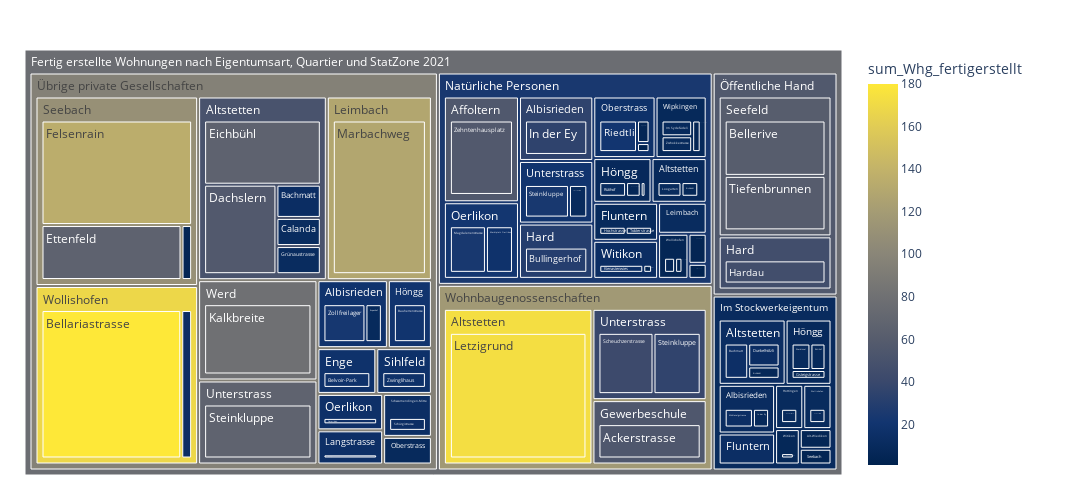

Source (notebook cell):
### Code cell
fig = px.treemap(myTreemapAgg.query('sum_Whg_fertigerstellt >0').reset_index(), path=[px.Constant("Fertig erstellte Wohnungen nach Eigentumsart, Quartier und StatZone 2021")
                                                                                      , 'Eigentumsart','QuarLang','StatZone']
                 , values='sum_Whg_fertigerstellt'
                 , color='sum_Whg_fertigerstellt'
                 ## bei discrete scales (bei Klassen und Strings):                 
                 #, color_discrete_map={'(?)':'lightgrey','EVP':'gold', 'SP':'#FF3030', 'PdA':'#EE3B3B', 'Grüne':'#A2CD5A','GLP':'#CAFF70','Die Mitte':'orange','FDP':'#104E8B','AL':'deeppink','SVP':'forestgreen', 'FL ZÜRI':'#8B864E','Volt':'#lightblue' }                
                 ## bei continuous scales (bei Zahlenwerten):
                , color_continuous_scale='cividis'
                #, color_continuous_midpoint=np.average(df['AnzBestWir'], weights=df['AnzBestWir'])  
                 ,height=500
                 ,width=1100                 
                )
fig.update_traces(root_color="grey")
fig.update_layout(margin = dict(t=50, l=25, r=250, b=25))
fig.show()

### Figure 1 — Plotly figure (JSON) as saved in the notebook; plotly's stock layout.template omitted (floating-point values rounded to 4 significant figures)
{"data": [{"branchvalues": "total", "customdata": [[55], [15], [13], [6], [20], [6], [180], [61], [18], [1], [30], [11], [9], [57], [2], [13], [7], [7], [66], [3], [9], [4], [66], [135], [16], [2], [11], [6], [46], [9], [1], [9], [8], [35], [80], [10], [7], [15], [5], [173], [4], [10], [24], [11], [129], [18], [14], [14], [21], [2], [5], [5], [8], [11], [5], [10], [42], [14], [24], [36], [67], [60], [9], [10], [4], [14], [15], [10], [57], [23], [9], [17], [56.03], [11.82], [35], [19.06], [5], [12.66], [8.333], [173], [50.73], [18], [14], [9], [55], [30], [46], [2], [10], [8.333], [8.474], [20], [15], [11], [129], [16.79], [9], [21.43], [16], [14], [4], [4], [109.7], [60.5], [17], [19.88], [39.23], [67], [80], [8.13], [7], [13], [10], [5.2], [168.0], [10.6], [24.31], [117.7], [56.51], [95.52], [76.97]], "domain": {"x": [0, 1], "y": [0, 1]}, "hovertemplate": "labels=%{label}<br>sum_Whg_fertigerstellt_sum=%{value}<br>parent=%{parent}<br>id=%{id}<br>sum_Whg_fertigerstellt=%{color}<extra></extra>", "ids": ["Fertig erstellte Wohnungen nach Eigentumsart, Quartier und StatZone 2021/Wohnbaugenossenschaften/Gewerbeschule/Ackerstrasse", "Fertig erstellte Wohnungen nach Eigentumsart, Quartier und StatZone 2021/Im Stockwerkeigentum/Altstetten/Bachmatt", "Fertig erstellte Wohnungen nach Eigentumsart, Quartier und StatZone 2021/Übrige private Gesellschaften/Altstetten/Bachmatt", "Fertig erstellte Wohnungen nach Eigentumsart, Quartier und StatZone 2021/Natürliche Personen/Höngg/Bauherrenstrasse", "Fertig erstellte Wohnungen nach Eigentumsart, Quartier und StatZone 2021/Übrige private Gesellschaften/Höngg/Bauherrenstrasse", "Fertig erstellte Wohnungen nach Eigentumsart, Quartier und StatZone 2021/Natürliche Personen/Wollishofen/Bellariastrasse", "Fertig erstellte Wohnungen nach Eigentumsart, Quartier und StatZone 2021/Übrige private Gesellschaften/Wollishofen/Bellariastrasse", "Fertig erstellte Wohnungen nach Eigentumsart, Quartier und StatZone 2021/Öffentliche Hand/Seefeld/Bellerive", "Fertig erstellte Wohnungen nach Eigentumsart, Quartier und StatZone 2021/Übrige private Gesellschaften/Enge/Belvoir-Park", "Fertig erstellte Wohnungen nach Eigentumsart, Quartier und StatZone 2021/Natürliche Personen/Altstetten/Buchlern", "Fertig erstellte Wohnungen nach Eigentumsart, Quartier und StatZone 2021/Natürliche Personen/Hard/Bullingerhof", "Fertig erstellte Wohnungen nach Eigentumsart, Quartier und StatZone 2021/Übrige private Gesellschaften/Altstetten/Calanda", "Fertig erstellte Wohnungen nach Eigentumsart, Quartier und StatZone 2021/Übrige private Gesellschaften/Oberstrass/Culmannstrasse", "Fertig erstellte Wohnungen nach Eigentumsart, Quartier und StatZone 2021/Übrige private Gesellschaften/Altstetten/Dachslern", "Fertig erstellte Wohnungen nach Eigentumsart, Quartier und StatZone 2021/Natürliche Personen/Hirslanden/Degenried", "Fertig erstellte Wohnungen nach Eigentumsart, Quartier und StatZone 2021/Im Stockwerkeigentum/Altstetten/Dunkelhölzli", "Fertig erstellte Wohnungen nach Eigentumsart, Quartier und StatZone 2021/Im Stockwerkeigentum/Altstetten/Eichbühl", "Fertig erstellte Wohnungen nach Eigentumsart, Quartier und StatZone 2021/Natürliche Personen/Altstetten/Eichbühl", "Fertig erstellte Wohnungen nach Eigentumsart, Quartier und StatZone 2021/Übrige private Gesellschaften/Altstetten/Eichbühl", "Fertig erstellte Wohnungen nach Eigentumsart, Quartier und StatZone 2021/Natürliche Personen/Witikon/Eierbrecht", "Fertig erstellte Wohnungen nach Eigentumsart, Quartier und StatZone 2021/Übrige private Gesellschaften/Albisrieden/Espenhof", "Fertig erstellte Wohnungen nach Eigentumsart, Quartier und StatZone 2021/Natürliche Personen/Seebach/Ettenfeld", "Fertig erstellte Wohnungen nach Eigentumsart, Quartier und StatZone 2021/Übrige private Gesellschaften/Seebach/Ettenfeld", "Fertig erstellte Wohnungen nach Eigentumsart, Quartier und StatZone 2021/Übrige private Gesellschaften/Seebach/Felsenrain", "Fertig erstellte Wohnungen nach Eigentumsart, Quartier und StatZone 2021/Übrige private Gesellschaften/Oerlikon/Gorwiden", "Fertig erstellte Wohnungen nach Eigentumsart, Quartier und StatZone 2021/Natürliche Personen/Höngg/Grossmannstrasse", "Fertig erstellte Wohnungen nach Eigentumsart, Quartier und StatZone 2021/Übrige private Gesellschaften/Altstetten/Grünaustrasse", "Fertig erstellte Wohnungen nach Eigentumsart, Quartier und StatZone 2021/Im Stockwerkeigentum/Höngg/Gsteigstrasse", "Fertig erstellte Wohnungen nach Eigentumsart, Quartier und StatZone 2021/Öffentliche Hand/Hard/Hardau", "Fertig erstellte Wohnungen nach Eigentumsart, Quartier und StatZone 2021/Natürliche Personen/Fluntern/Hochstrasse", "Fertig erstellte Wohnungen nach Eigentumsart, Quartier und StatZone 2021/Natürliche Personen/Affoltern/Hürst", "Fertig erstellte Wohnungen nach Eigentumsart, Quartier und StatZone 2021/Natürliche Personen/Wipkingen/Im Sydefädeli", "Fertig erstellte Wohnungen nach Eigentumsart, Quartier und StatZone 2021/Im Stockwerkeigentum/Albisrieden/In der Ey", "Fertig erstellte Wohnungen nach Eigentumsart, Quartier und StatZone 2021/Natürliche Personen/Albisrieden/In der Ey", "Fertig erstellte Wohnungen nach Eigentumsart, Quartier und StatZone 2021/Übrige private Gesellschaften/Werd/Kalkbreite", "Fertig erstellte Wohnungen nach Eigentumsart, Quartier und StatZone 2021/Im Stockwerkeigentum/Hottingen/Kantonsschule", "Fertig erstellte Wohnungen nach Eigentumsart, Quartier und StatZone 2021/Im Stockwerkeigentum/Witikon/Kienastenwies", "Fertig erstellte Wohnungen nach Eigentumsart, Quartier und StatZone 2021/Natürliche Personen/Witikon/Kienastenwies", "Fertig erstellte Wohnungen nach Eigentumsart, Quartier und StatZone 2021/Übrige private Gesellschaften/Seebach/Köschenrüti", "Fertig erstellte Wohnungen nach Eigentumsart, Quartier und StatZone 2021/Wohnbaugenossenschaften/Altstetten/Letzigrund", "Fertig erstellte Wohnungen nach Eigentumsart, Quartier und StatZone 2021/Im Stockwerkeigentum/Seebach/Leutschenbach", "Fertig erstellte Wohnungen nach Eigentumsart, Quartier und StatZone 2021/Natürliche Personen/Altstetten/Loogarten", "Fertig erstellte Wohnungen nach Eigentumsart, Quartier und StatZone 2021/Natürliche Personen/Oerlikon/Magdalenenstrasse", "Fertig erstellte Wohnungen nach Eigentumsart, Quartier und StatZone 2021/Natürliche Personen/Leimbach/Marbachweg", "Fertig erstellte Wohnungen nach Eigentumsart, Quartier und StatZone 2021/Übrige private Gesellschaften/Leimbach/Marbachweg", "Fertig erstellte Wohnungen nach Eigentumsart, Quartier und StatZone 2021/Natürliche Personen/Oerlikon/Marktplatz Oerlikon", "Fertig erstellte Wohnungen nach Eigentumsart, Quartier und StatZone 2021/Im Stockwerkeigentum/Albisrieden/Mühlezelgstrasse", "Fertig erstellte Wohnungen nach Eigentumsart, Quartier und StatZone 2021/Im Stockwerkeigentum/Fluntern/Platte", "Fertig erstellte Wohnungen nach Eigentumsart, Quartier und StatZone 2021/Natürliche Personen/Oberstrass/Riedtli", "Fertig erstellte Wohnungen nach Eigentumsart, Quartier und StatZone 2021/Natürliche Personen/Oberstrass/Rigiblick", "Fertig erstellte Wohnungen nach Eigentumsart, Quartier und StatZone 2021/Natürliche Personen/Oberstrass/Rigiviertel", "Fertig erstellte Wohnungen nach Eigentumsart, Quartier und StatZone 2021/Natürliche Personen/Wipkingen/Rosengartenstrasse", "Fertig erstellte Wohnungen nach Eigentumsart, Quartier und StatZone 2021/Im Stockwerkeigentum/Höngg/Rütihof", "Fertig erstellte Wohnungen nach Eigentumsart, Quartier und StatZone 2021/Natürliche Personen/Höngg/Rütihof", "Fertig erstellte Wohnungen nach Eigentumsart, Quartier und StatZone 2021/Im Stockwerkeigentum/Alt-Wiedikon/Saalsporthalle", "Fertig erstellte Wohnungen nach Eigentumsart, Quartier und StatZone 2021/Natürliche Personen/Unterstrass/Scheuchzerstrasse", "Fertig erstellte Wohnungen nach Eigentumsart, Quartier und StatZone 2021/Wohnbaugenossenschaften/Unterstrass/Scheuchzerstrasse", "Fertig erstellte Wohnungen nach Eigentumsart, Quartier und StatZone 2021/Übrige private Gesellschaften/Schwamendingen-Mitte/Schürgistrasse", "Fertig erstellte Wohnungen nach Eigentumsart, Quartier und StatZone 2021/Natürliche Personen/Unterstrass/Steinkluppe", "Fertig erstellte Wohnungen nach Eigentumsart, Quartier und StatZone 2021/Wohnbaugenossenschaften/Unterstrass/Steinkluppe", "Fertig erstellte Wohnungen nach Eigentumsart, Quartier und StatZone 2021/Übrige private Gesellschaften/Unterstrass/Steinkluppe", "Fertig erstellte Wohnungen nach Eigentumsart, Quartier und StatZone 2021/Öffentliche Hand/Seefeld/Tiefenbrunnen", "Fertig erstellte Wohnungen nach Eigentumsart, Quartier und StatZone 2021/Natürliche Personen/Fluntern/Toblerstrasse", "Fertig erstellte Wohnungen nach Eigentumsart, Quartier und StatZone 2021/Im Stockwerkeigentum/Wollishofen/Verenastrasse", "Fertig erstellte Wohnungen nach Eigentumsart, Quartier und StatZone 2021/Natürliche Personen/Wollishofen/Verenastrasse", "Fertig erstellte Wohnungen nach Eigentumsart, Quartier und StatZone 2021/Übrige private Gesellschaften/Wollishofen/Verenastrasse", "Fertig erstellte Wohnungen nach Eigentumsart, Quartier und StatZone 2021/Übrige private Gesellschaften/Langstrasse/Wengi", "Fertig erstellte Wohnungen nach Eigentumsart, Quartier und StatZone 2021/Im Stockwerkeigentum/Höngg/Werdinsel", "Fertig erstellte Wohnungen nach Eigentumsart, Quartier und StatZone 2021/Natürliche Personen/Affoltern/Zehntenhausplatz", "Fertig erstellte Wohnungen nach Eigentumsart, Quartier und StatZone 2021/Übrige private Gesellschaften/Albisrieden/Zollfreilager", "Fertig erstellte Wohnungen nach Eigentumsart, Quartier und StatZone 2021/Natürliche Personen/Wipkingen/Zschokkestrasse", "Fertig erstellte Wohnungen nach Eigentumsart, Quartier und StatZone 2021/Übrige private Gesellschaften/Sihlfeld/Zwinglihaus", "Fertig erstellte Wohnungen nach Eigentumsart, Quartier und StatZone 2021/Natürliche Personen/Affoltern", "Fertig erstellte Wohnungen nach Eigentumsart, Quartier und StatZone 2021/Im Stockwerkeigentum/Albisrieden", "Fertig erstellte Wohnungen nach Eigentumsart, Quartier und StatZone 2021/Natürliche Personen/Albisrieden", "Fertig erstellte Wohnungen nach Eigentumsart, Quartier und StatZone 2021/Übrige private Gesellschaften/Albisrieden", "Fertig erstellte Wohnungen nach Eigentumsart, Quartier und StatZone 2021/Im Stockwerkeigentum/Alt-Wiedikon", "Fertig erstellte Wohnungen nach Eigentumsart, Quartier und StatZone 2021/Im Stockwerkeigentum/Altstetten", "Fertig erstellte Wohnungen nach Eigentumsart, Quartier und StatZone 2021/Natürliche Personen/Altstetten", "Fertig erstellte Wohnungen nach Eigentumsart, Quartier und StatZone 2021/Wohnbaugenossenschaften/Altstetten", "Fertig erstellte Wohnungen nach Eigentumsart, Quartier und StatZone 2021/Übrige private Gesellschaften/Altstetten", "Fertig erstellte Wohnungen nach Eigentumsart, Quartier und StatZone 2021/Übrige private Gesellschaften/Enge", "Fertig erstellte Wohnungen nach Eigentumsart, Quartier und StatZone 2021/Im Stockwerkeigentum/Fluntern", "Fertig erstellte Wohnungen nach Eigentumsart, Quartier und StatZone 2021/Natürliche Personen/Fluntern", "Fertig erstellte Wohnungen nach Eigentumsart, Quartier und StatZone 2021/Wohnbaugenossenschaften/Gewerbeschule", "Fertig erstellte Wohnungen nach Eigentumsart, Quartier und StatZone 2021/Natürliche Personen/Hard", "Fertig erstellte Wohnungen nach Eigentumsart, Quartier und StatZone 2021/Öffentliche Hand/Hard", "Fertig erstellte Wohnungen nach Eigentumsart, Quartier und StatZone 2021/Natürliche Personen/Hirslanden", "Fertig erstellte Wohnungen nach Eigentumsart, Quartier und StatZone 2021/Im Stockwerkeigentum/Hottingen", "Fertig erstellte Wohnungen nach Eigentumsart, Quartier und StatZone 2021/Im Stockwerkeigentum/Höngg", "Fertig erstellte Wohnungen nach Eigentumsart, Quartier und StatZone 2021/Natürliche Personen/Höngg", "Fertig erstellte Wohnungen nach Eigentumsart, Quartier und StatZone 2021/Übrige private Gesellschaften/Höngg", "Fertig erstellte Wohnungen nach Eigentumsart, Quartier und StatZone 2021/Übrige private Gesellschaften/Langstrasse", "Fertig erstellte Wohnungen nach Eigentumsart, Quartier und StatZone 2021/Natürliche Personen/Leimbach", "Fertig erstellte Wohnungen nach Eigentumsart, Quartier und StatZone 2021/Übrige private Gesellschaften/Leimbach", "Fertig erstellte Wohnungen nach Eigentumsart, Quartier und StatZone 2021/Natürliche Personen/Oberstrass", "Fertig erstellte Wohnungen nach Eigentumsart, Quartier und StatZone 2021/Übrige private Gesellschaften/Oberstrass", "Fertig erstellte Wohnungen nach Eigentumsart, Quartier und StatZone 2021/Natürliche Personen/Oerlikon", "Fertig erstellte Wohnungen nach Eigentumsart, Quartier und StatZone 2021/Übrige private Gesellschaften/Oerlikon", "Fertig erstellte Wohnungen nach Eigentumsart, Quartier und StatZone 2021/Übrige private Gesellschaften/Schwamendingen-Mitte", "Fertig erstellte Wohnungen nach Eigentumsart, Quartier und StatZone 2021/Im Stockwerkeigentum/Seebach", "Fertig erstellte Wohnungen nach Eigentumsart, Quartier und StatZone 2021/Natürliche Personen/Seebach", "Fertig erstellte Wohnungen nach Eigentumsart, Quartier und StatZone 2021/Übrige private Gesellschaften/Seebach", "Fertig erstellte Wohnungen nach Eigentumsart, Quartier und StatZone 2021/Öffentliche Hand/Seefeld", "Fertig erstellte Wohnungen nach Eigentumsart, Quartier und StatZone 2021/Übrige private Gesellschaften/Sihlfeld", "Fertig erstellte Wohnungen nach Eigentumsart, Quartier und StatZone 2021/Natürliche Personen/Unterstrass", "Fertig erstellte Wohnungen nach Eigentumsart, Quartier und StatZone 2021/Wohnbaugenossenschaften/Unterstrass", "Fertig erstellte Wohnungen nach Eigentumsart, Quartier und StatZone 2021/Übrige private Gesellschaften/Unterstrass", "Fertig erstellte Wohnungen nach Eigentumsart, Quartier und StatZone 2021/Übrige private Gesellschaften/Werd", "Fertig erstellte Wohnungen nach Eigentumsart, Quartier und StatZone 2021/Natürliche Personen/Wipkingen", "Fertig erstellte Wohnungen nach Eigentumsart, Quartier und StatZone 2021/Im Stockwerkeigentum/Witikon", "Fertig erstellte Wohnungen nach Eigentumsart, Quartier und StatZone 2021/Natürliche Personen/Witikon", "Fertig erstellte Wohnungen nach Eigentumsart, Quartier und StatZone 2021/Im Stockwerkeigentum/Wollishofen", "Fertig erstellte Wohnungen nach Eigentumsart, Quartier und StatZone 2021/Natürliche Personen/Wollishofen", "Fertig erstellte Wohnungen nach Eigentumsart, Quartier und StatZone 2021/Übrige private Gesellschaften/Wollishofen", "Fertig erstellte Wohnungen nach Eigentumsart, Quartier und StatZone 2021/Im Stockwerkeigentum", "Fertig erstellte Wohnungen nach Eigentumsart, Quartier und StatZone 2021/Natürliche Personen", "Fertig erstellte Wohnungen nach Eigentumsart, Quartier und StatZone 2021/Wohnbaugenossenschaften", "Fertig erstellte Wohnungen nach Eigentumsart, Quartier und StatZone 2021/Öffentliche Hand", "Fertig erstellte Wohnungen nach Eigentumsart, Quartier und StatZone 2021/Übrige private Gesellschaften", "Fertig erstellte Wohnungen nach Eigentumsart, Quartier und StatZone 2021"], "labels": ["Ackerstrasse", "Bachmatt", "Bachmatt", "Bauherrenstrasse", "Bauherrenstrasse", "Bellariastrasse", "Bellariastrasse", "Bellerive", "Belvoir-Park", "Buchlern", "Bullingerhof", "Calanda", "Culmannstrasse", "Dachslern", "Degenried", "Dunkelhölzli", "Eichbühl", "Eichbühl", "Eichbühl", "Eierbrecht", "Espenhof", "Ettenfeld", "Ettenfeld", "Felsenrain", "Gorwiden", "Grossmannstrasse", "Grünaustrasse", "Gsteigstrasse", "Hardau", "Hochstrasse", "Hürst", "Im Sydefädeli", "In der Ey", "In der Ey", "Kalkbreite", "Kantonsschule", "Kienastenwies", "Kienastenwies", "Köschenrüti", "Letzigrund", "Leutschenbach", "Loogarten", "Magdalenenstrasse", "Marbachweg", "Marbachweg", "Marktplatz Oerlikon", "Mühlezelgstrasse", "Platte", "Riedtli", "Rigiblick", "Rigiviertel", "Rosengartenstrasse", "Rütihof", "Rütihof", "Saalsporthalle", "Scheuchzerstrasse", "Scheuchzerstrasse", "Schürgistrasse", "Steinkluppe", "Steinkluppe", "Steinkluppe", "Tiefenbrunnen", "Toblerstrasse", "Verenastrasse", "Verenastrasse", "Verenastrasse", "Wengi", "Werdinsel", "Zehntenhausplatz", "Zollfreilager", "Zschokkestrasse", "Zwinglihaus", "Affoltern", "Albisrieden", "Albisrieden", "Albisrieden", "Alt-Wiedikon", "Altstetten", "Altstetten", "Altstetten", "Altstetten", "Enge", "Fluntern", "Fluntern", "Gewerbeschule", "Hard", "Hard", "Hirslanden", "Hottingen", "Höngg", "Höngg", "Höngg", "Langstrasse", "Leimbach", "Leimbach", "Oberstrass", "Oberstrass", "Oerlikon", "Oerlikon", "Schwamendingen-Mitte", "Seebach", "Seebach", "Seebach", "Seefeld", "Sihlfeld", "Unterstrass", "Unterstrass", "Unterstrass", "Werd", "Wipkingen", "Witikon", "Witikon", "Wollishofen", "Wollishofen", "Wollishofen", "Im Stockwerkeigentum", "Natürliche Personen", "Wohnbaugenossenschaften", "Öffentliche Hand", "Übrige private Gesellschaften", "Fertig erstellte Wohnungen nach Eigentumsart, Quartier und StatZone 2021"], "marker": {"coloraxis": "coloraxis", "colors": [55, 15, 13, 6, 20, 6, 180, 61, 18, 1, 30, 11, 9, 57, 2, 13, 7, 7, 66, 3, 9, 4, 66, 135, 16, 2, 11, 6, 46, 9, 1, 9, 8, 35, 80, 10, 7, 15, 5, 173, 4, 10, 24, 11, 129, 18, 14, 14, 21, 2, 5, 5, 8, 11, 5, 10, 42, 14, 24, 36, 67, 60, 9, 10, 4, 14, 15, 10, 57, 23, 9, 17, 56.03, 11.82, 35, 19.06, 5, 12.66, 8.333, 173, 50.73, 18, 14, 9, 55, 30, 46, 2, 10, 8.333, 8.474, 20, 15, 11, 129, 16.79, 9, 21.43, 16, 14, 4, 4, 109.7, 60.5, 17, 19.88, 39.23, 67, 80, 8.13, 7, 13, 10, 5.2, 168.0, 10.6, 24.31, 117.7, 56.51, 95.52, 76.97]}, "name": "", "parents": ["Fertig erstellte Wohnungen nach Eigentumsart, Quartier und StatZone 2021/Wohnbaugenossenschaften/Gewerbeschule", "Fertig erstellte Wohnungen nach Eigentumsart, Quartier und StatZone 2021/Im Stockwerkeigentum/Altstetten", "Fertig erstellte Wohnungen nach Eigentumsart, Quartier und StatZone 2021/Übrige private Gesellschaften/Altstetten", "Fertig erstellte Wohnungen nach Eigentumsart, Quartier und StatZone 2021/Natürliche Personen/Höngg", "Fertig erstellte Wohnungen nach Eigentumsart, Quartier und StatZone 2021/Übrige private Gesellschaften/Höngg", "Fertig erstellte Wohnungen nach Eigentumsart, Quartier und StatZone 2021/Natürliche Personen/Wollishofen", "Fertig erstellte Wohnungen nach Eigentumsart, Quartier und StatZone 2021/Übrige private Gesellschaften/Wollishofen", "Fertig erstellte Wohnungen nach Eigentumsart, Quartier und StatZone 2021/Öffentliche Hand/Seefeld", "Fertig erstellte Wohnungen nach Eigentumsart, Quartier und StatZone 2021/Übrige private Gesellschaften/Enge", "Fertig erstellte Wohnungen nach Eigentumsart, Quartier und StatZone 2021/Natürliche Personen/Altstetten", "Fertig erstellte Wohnungen nach Eigentumsart, Quartier und StatZone 2021/Natürliche Personen/Hard", "Fertig erstellte Wohnungen nach Eigentumsart, Quartier und StatZone 2021/Übrige private Gesellschaften/Altstetten", "Fertig erstellte Wohnungen nach Eigentumsart, Quartier und StatZone 2021/Übrige private Gesellschaften/Oberstrass", "Fertig erstellte Wohnungen nach Eigentumsart, Quartier und StatZone 2021/Übrige private Gesellschaften/Altstetten", "Fertig erstellte Wohnungen nach Eigentumsart, Quartier und StatZone 2021/Natürliche Personen/Hirslanden", "Fertig erstellte Wohnungen nach Eigentumsart, Quartier und StatZone 2021/Im Stockwerkeigentum/Altstetten", "Fertig erstellte Wohnungen nach Eigentumsart, Quartier und StatZone 2021/Im Stockwerkeigentum/Altstetten", "Fertig erstellte Wohnungen nach Eigentumsart, Quartier und StatZone 2021/Natürliche Personen/Altstetten", "Fertig erstellte Wohnungen nach Eigentumsart, Quartier und StatZone 2021/Übrige private Gesellschaften/Altstetten", "Fertig erstellte Wohnungen nach Eigentumsart, Quartier und StatZone 2021/Natürliche Personen/Witikon", "Fertig erstellte Wohnungen nach Eigentumsart, Quartier und StatZone 2021/Übrige private Gesellschaften/Albisrieden", "Fertig erstellte Wohnungen nach Eigentumsart, Quartier und StatZone 2021/Natürliche Personen/Seebach", "Fertig erstellte Wohnungen nach Eigentumsart, Quartier und StatZone 2021/Übrige private Gesellschaften/Seebach", "Fertig erstellte Wohnungen nach Eigentumsart, Quartier und StatZone 2021/Übrige private Gesellschaften/Seebach", "Fertig erstellte Wohnungen nach Eigentumsart, Quartier und StatZone 2021/Übrige private Gesellschaften/Oerlikon", "Fertig erstellte Wohnungen nach Eigentumsart, Quartier und StatZone 2021/Natürliche Personen/Höngg", "Fertig erstellte Wohnungen nach Eigentumsart, Quartier und StatZone 2021/Übrige private Gesellschaften/Altstetten", "Fertig erstellte Wohnungen nach Eigentumsart, Quartier und StatZone 2021/Im Stockwerkeigentum/Höngg", "Fertig erstellte Wohnungen nach Eigentumsart, Quartier und StatZone 2021/Öffentliche Hand/Hard", "Fertig erstellte Wohnungen nach Eigentumsart, Quartier und StatZone 2021/Natürliche Personen/Fluntern", "Fertig erstellte Wohnungen nach Eigentumsart, Quartier und StatZone 2021/Natürliche Personen/Affoltern", "Fertig erstellte Wohnungen nach Eigentumsart, Quartier und StatZone 2021/Natürliche Personen/Wipkingen", "Fertig erstellte Wohnungen nach Eigentumsart, Quartier und StatZone 2021/Im Stockwerkeigentum/Albisrieden", "Fertig erstellte Wohnungen nach Eigentumsart, Quartier und StatZone 2021/Natürliche Personen/Albisrieden", "Fertig erstellte Wohnungen nach Eigentumsart, Quartier und StatZone 2021/Übrige private Gesellschaften/Werd", "Fertig erstellte Wohnungen nach Eigentumsart, Quartier und StatZone 2021/Im Stockwerkeigentum/Hottingen", "Fertig erstellte Wohnungen nach Eigentumsart, Quartier und StatZone 2021/Im Stockwerkeigentum/Witikon", "Fertig erstellte Wohnungen nach Eigentumsart, Quartier und StatZone 2021/Natürliche Personen/Witikon", "Fertig erstellte Wohnungen nach Eigentumsart, Quartier und StatZone 2021/Übrige private Gesellschaften/Seebach", "Fertig erstellte Wohnungen nach Eigentumsart, Quartier und StatZone 2021/Wohnbaugenossenschaften/Altstetten", "Fertig erstellte Wohnungen nach Eigentumsart, Quartier und StatZone 2021/Im Stockwerkeigentum/Seebach", "Fertig erstellte Wohnungen nach Eigentumsart, Quartier und StatZone 2021/Natürliche Personen/Altstetten", "Fertig erstellte Wohnungen nach Eigentumsart, Quartier und StatZone 2021/Natürliche Personen/Oerlikon", "Fertig erstellte Wohnungen nach Eigentumsart, Quartier und StatZone 2021/Natürliche Personen/Leimbach", "Fertig erstellte Wohnungen nach Eigentumsart, Quartier und StatZone 2021/Übrige private Gesellschaften/Leimbach", "Fertig erstellte Wohnungen nach Eigentumsart, Quartier und StatZone 2021/Natürliche Personen/Oerlikon", "Fertig erstellte Wohnungen nach Eigentumsart, Quartier und StatZone 2021/Im Stockwerkeigentum/Albisrieden", "Fertig erstellte Wohnungen nach Eigentumsart, Quartier und StatZone 2021/Im Stockwerkeigentum/Fluntern", "Fertig erstellte Wohnungen nach Eigentumsart, Quartier und StatZone 2021/Natürliche Personen/Oberstrass", "Fertig erstellte Wohnungen nach Eigentumsart, Quartier und StatZone 2021/Natürliche Personen/Oberstrass", "Fertig erstellte Wohnungen nach Eigentumsart, Quartier und StatZone 2021/Natürliche Personen/Oberstrass", "Fertig erstellte Wohnungen nach Eigentumsart, Quartier und StatZone 2021/Natürliche Personen/Wipkingen", "Fertig erstellte Wohnungen nach Eigentumsart, Quartier und StatZone 2021/Im Stockwerkeigentum/Höngg", "Fertig erstellte Wohnungen nach Eigentumsart, Quartier und StatZone 2021/Natürliche Personen/Höngg", "Fertig erstellte Wohnungen nach Eigentumsart, Quartier und StatZone 2021/Im Stockwerkeigentum/Alt-Wiedikon", "Fertig erstellte Wohnungen nach Eigentumsart, Quartier und StatZone 2021/Natürliche Personen/Unterstrass", "Fertig erstellte Wohnungen nach Eigentumsart, Quartier und StatZone 2021/Wohnbaugenossenschaften/Unterstrass", "Fertig erstellte Wohnungen nach Eigentumsart, Quartier und StatZone 2021/Übrige private Gesellschaften/Schwamendingen-Mitte", "Fertig erstellte Wohnungen nach Eigentumsart, Quartier und StatZone 2021/Natürliche Personen/Unterstrass", "Fertig erstellte Wohnungen nach Eigentumsart, Quartier und StatZone 2021/Wohnbaugenossenschaften/Unterstrass", "Fertig erstellte Wohnungen nach Eigentumsart, Quartier und StatZone 2021/Übrige private Gesellschaften/Unterstrass", "Fertig erstellte Wohnungen nach Eigentumsart, Quartier und StatZone 2021/Öffentliche Hand/Seefeld", "Fertig erstellte Wohnungen nach Eigentumsart, Quartier und StatZone 2021/Natürliche Personen/Fluntern", "Fertig erstellte Wohnungen nach Eigentumsart, Quartier und StatZone 2021/Im Stockwerkeigentum/Wollishofen", "Fertig erstellte Wohnungen nach Eigentumsart, Quartier und StatZone 2021/Natürliche Personen/Wollishofen", "Fertig erstellte Wohnungen nach Eigentumsart, Quartier und StatZone 2021/Übrige private Gesellschaften/Wollishofen", "Fertig erstellte Wohnungen nach Eigentumsart, Quartier und StatZone 2021/Übrige private Gesellschaften/Langstrasse", "Fertig erstellte Wohnungen nach Eigentumsart, Quartier und StatZone 2021/Im Stockwerkeigentum/Höngg", "Fertig erstellte Wohnungen nach Eigentumsart, Quartier und StatZone 2021/Natürliche Personen/Affoltern", "Fertig erstellte Wohnungen nach Eigentumsart, Quartier und StatZone 2021/Übrige private Gesellschaften/Albisrieden", "Fertig erstellte Wohnungen nach Eigentumsart, Quartier und StatZone 2021/Natürliche Personen/Wipkingen", "Fertig erstellte Wohnungen nach Eigentumsart, Quartier und StatZone 2021/Übrige private Gesellschaften/Sihlfeld", "Fertig erstellte Wohnungen nach Eigentumsart, Quartier und StatZone 2021/Natürliche Personen", "Fertig erstellte Wohnungen nach Eigentumsart, Quartier und StatZone 2021/Im Stockwerkeigentum", "Fertig erstellte Wohnungen nach Eigentumsart, Quartier und StatZone 2021/Natürliche Personen", "Fertig erstellte Wohnungen nach Eigentumsart, Quartier und StatZone 2021/Übrige private Gesellschaften", "Fertig erstellte Wohnungen nach Eigentumsart, Quartier und StatZone 2021/Im Stockwerkeigentum", "Fertig erstellte Wohnungen nach Eigentumsart, Quartier und StatZone 2021/Im Stockwerkeigentum", "Fertig erstellte Wohnungen nach Eigentumsart, Quartier und StatZone 2021/Natürliche Personen", "Fertig erstellte Wohnungen nach Eigentumsart, Quartier und StatZone 2021/Wohnbaugenossenschaften", "Fertig erstellte Wohnungen nach Eigentumsart, Quartier und StatZone 2021/Übrige private Gesellschaften", "Fertig erstellte Wohnungen nach Eigentumsart, Quartier und StatZone 2021/Übrige private Gesellschaften", "Fertig erstellte Wohnungen nach Eigentumsart, Quartier und StatZone 2021/Im Stockwerkeigentum", "Fertig erstellte Wohnungen nach Eigentumsart, Quartier und StatZone 2021/Natürliche Personen", "Fertig erstellte Wohnungen nach Eigentumsart, Quartier und StatZone 2021/Wohnbaugenossenschaften", "Fertig erstellte Wohnungen nach Eigentumsart, Quartier und StatZone 2021/Natürliche Personen", "Fertig erstellte Wohnungen nach Eigentumsart, Quartier und StatZone 2021/Öffentliche Hand", "Fertig erstellte Wohnungen nach Eigentumsart, Quartier und StatZone 2021/Natürliche Personen", "Fertig erstellte Wohnungen nach Eigentumsart, Quartier und StatZone 2021/Im Stockwerkeigentum", "Fertig erstellte Wohnungen nach Eigentumsart, Quartier und StatZone 2021/Im Stockwerkeigentum", "Fertig erstellte Wohnungen nach Eigentumsart, Quartier und StatZone 2021/Natürliche Personen", "Fertig erstellte Wohnungen nach Eigentumsart, Quartier und StatZone 2021/Übrige private Gesellschaften", "Fertig erstellte Wohnungen nach Eigentumsart, Quartier und StatZone 2021/Übrige private Gesellschaften", "Fertig erstellte Wohnungen nach Eigentumsart, Quartier und StatZone 2021/Natürliche Personen", "Fertig erstellte Wohnungen nach Eigentumsart, Quartier und StatZone 2021/Übrige private Gesellschaften", "Fertig erstellte Wohnungen nach Eigentumsart, Quartier und StatZone 2021/Natürliche Personen", "Fertig erstellte Wohnungen nach Eigentumsart, Quartier und StatZone 2021/Übrige private Gesellschaften", "Fertig erstellte Wohnungen nach Eigentumsart, Quartier und StatZone 2021/Natürliche Personen", "Fertig erstellte Wohnungen nach Eigentumsart, Quartier und StatZone 2021/Übrige private Gesellschaften", "Fertig erstellte Wohnungen nach Eigentumsart, Quartier und StatZone 2021/Übrige private Gesellschaften", "Fertig erstellte Wohnungen nach Eigentumsart, Quartier und StatZone 2021/Im Stockwerkeigentum", "Fertig erstellte Wohnungen nach Eigentumsart, Quartier und StatZone 2021/Natürliche Personen", "Fertig erstellte Wohnungen nach Eigentumsart, Quartier und StatZone 2021/Übrige private Gesellschaften", "Fertig erstellte Wohnungen nach Eigentumsart, Quartier und StatZone 2021/Öffentliche Hand", "Fertig erstellte Wohnungen nach Eigentumsart, Quartier und StatZone 2021/Übrige private Gesellschaften", "Fertig erstellte Wohnungen nach Eigentumsart, Quartier und StatZone 2021/Natürliche Personen", "Fertig erstellte Wohnungen nach Eigentumsart, Quartier und StatZone 2021/Wohnbaugenossenschaften", "Fertig erstellte Wohnungen nach Eigentumsart, Quartier und StatZone 2021/Übrige private Gesellschaften", "Fertig erstellte Wohnungen nach Eigentumsart, Quartier und StatZone 2021/Übrige private Gesellschaften", "Fertig erstellte Wohnungen nach Eigentumsart, Quartier und StatZone 2021/Natürliche Personen", "Fertig erstellte Wohnungen nach Eigentumsart, Quartier und StatZone 2021/Im Stockwerkeigentum", "Fertig erstellte Wohnungen nach Eigentumsart, Quartier und StatZone 2021/Natürliche Personen", "Fertig erstellte Wohnungen nach Eigentumsart, Quartier und StatZone 2021/Im Stockwerkeigentum", "Fertig erstellte Wohnungen nach Eigentumsart, Quartier und StatZone 2021/Natürliche Personen", "Fertig erstellte Wohnungen nach Eigentumsart, Quartier und StatZone 2021/Übrige private Gesellschaften", "Fertig erstellte Wohnungen nach Eigentumsart, Quartier und StatZone 2021", "Fertig erstellte Wohnungen nach Eigentumsart, Quartier und StatZone 2021", "Fertig erstellte Wohnungen nach Eigentumsart, Quartier und StatZone 2021", "Fertig erstellte Wohnungen nach Eigentumsart, Quartier und StatZone 2021", "Fertig erstellte Wohnungen nach Eigentumsart, Quartier und StatZone 2021", ""], "root": {"color": "grey"}, "type": "treemap", "values": [55, 15, 13, 6, 20, 6, 180, 61, 18, 1, 30, 11, 9, 57, 2, 13, 7, 7, 66, 3, 9, 4, 66, 135, 16, 2, 11, 6, 46, 9, 1, 9, 8, 35, 80, 10, 7, 15, 5, 173, 4, 10, 24, 11, 129, 18, 14, 14, 21, 2, 5, 5, 8, 11, 5, 10, 42, 14, 24, 36, 67, 60, 9, 10, 4, 14, 15, 10, 57, 23, 9, 17, 58, 22, 35, 32, 5, 35, 18, 173, 158, 18, 14, 18, 55, 30, 46, 2, 10, 24, 19, 20, 15, 11, 129, 28, 9, 42, 16, 14, 4, 4, 206, 121, 17, 34, 78, 67, 80, 23, 7, 18, 10, 10, 194, 131, 350, 306, 167, 975, 1929]}], "layout": {"coloraxis": {"colorbar": {"title": {"text": "sum_Whg_fertigerstellt"}}, "colorscale": [[0, "#00224e"], [0.1111, "#123570"], [0.2222, "#3b496c"], [0.3333, "#575d6d"], [0.4444, "#707173"], [0.5556, "#8a8678"], [0.6667, "#a59c74"], [0.7778, "#c3b369"], [0.8889, "#e1cc55"], [1, "#fee838"]]}, "height": 500, "legend": {"tracegroupgap": 0}, "margin": {"b": 25, "l": 25, "r": 250, "t": 50}, "width": 1100}}
